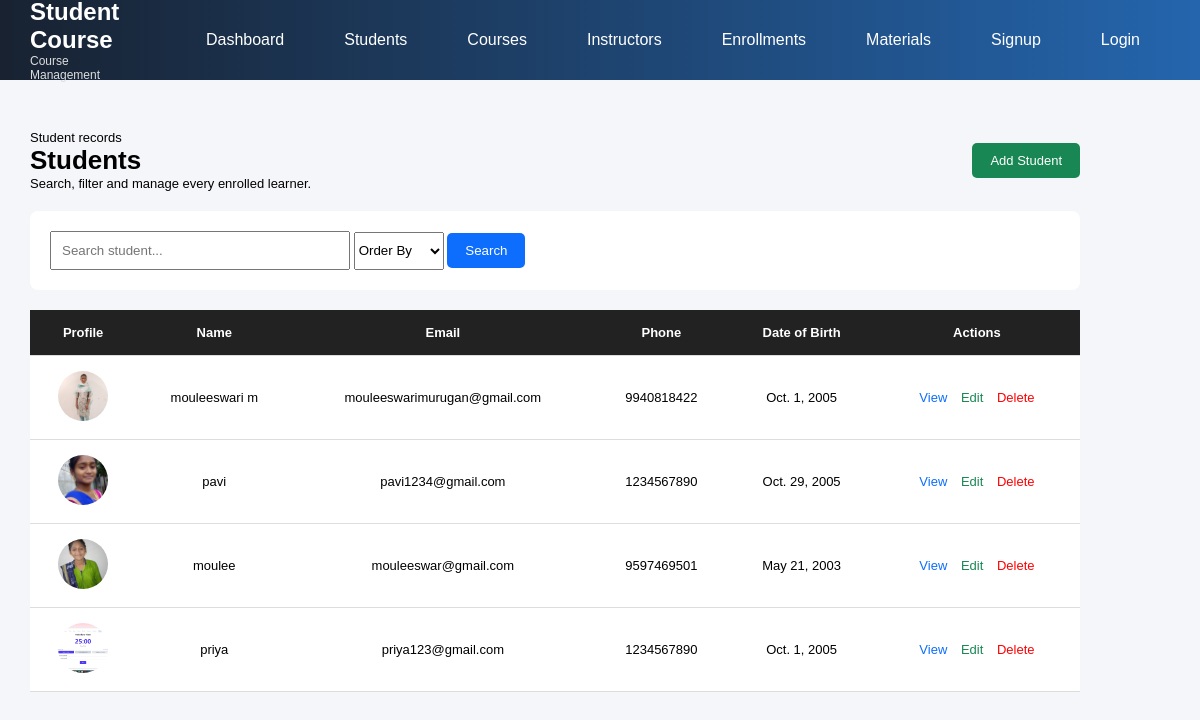
Screenshot of /myapp/student/ with the database file from the repository.
### myapp/models.py (models this page shows, shortened)
class Student(models.Model):
    name=models.CharField(max_length=30)
    email=models.EmailField()
    phone=models.CharField(max_length=10)
    date_of_birth=models.DateField()
    profile_image = models.ImageField(upload_to="images/")
    resume=models.FileField(upload_to="file/")

### myapp/views.py (the view)
# urls.py: path('student/', views.student_list, name='student_list'),
def student_list(request):
    search = request.GET.get("search")
    order = request.GET.get("order")
    students = Student.objects.all()
    if search:
        students = Student.objects.filter(
            Q(name__icontains=search) |
            Q(email__icontains=search)
        )
    if order == "asc":
        students = students.order_by("name")
    elif order == "desc":
        students = students.order_by("-name")
    return render(request, "stu_list.html", {
        "students": students
    })

### myapp/templates/stu_list.html (shortened to what this page needs)
<!DOCTYPE html>
<html lang="en">
<head>
</head>
<body>
 {% include 'base.html'%}
    <div class="container">
        <div class="header">
            <div>
                <p>Student records</p>
                <h1>Students</h1>
                <p>Search, filter and manage every enrolled learner.</p>
            </div>
            <a href="http://127.0.0.1:8000/myapp/student/add/" class="add-btn">Add Student
            </a>
        </div>
        <div class="search-box">
            <form method="GET">
                <input type="text" name="search" placeholder="Search student...">
                <select class="sel" name="order">
                <option value="">Order By</option>
                </select>
                <button type="submit">Search</button>
            </form>
        </div>
        <table>
            <thead>
                <tr>
                    <th>Profile</th>
                    <th>Name</th>
                    <th>Email</th>
                    <th>Phone</th>
                    <th>Date of Birth</th>
                    <th>Actions</th>
                </tr>
            </thead>
            <tbody>
                {% for student in students %}
                <tr>
                    <td>
                        {% if student.profile_image %}
                            <img
                                src="{{ student.profile_image.url }}"
                                class="profile"
                            >
                        {% else %}
                            No Image
                        {% endif %}
                    </td>
                    <td> {{ student.name }}</td>
                    <td> {{ student.email }} </td>
                    <td> {{ student.phone }}</td>
                    <td>{{ student.date_of_birth }}</td>
                <td class="actions">
                        <a
                            href="{% url 'student_detail' student.id %}"
                            class="view"> View
                        </a>
                        <a
                            href="{% url 'student_update' student.id %}"
                            class="edit"> Edit
                        </a>
                        <a
                            href="{% url 'student_delete' student.id %}"
                            class="delete">Delete
                        </a>
                    </td>
                </tr>
                {% empty %}
                <tr>
                    <td colspan="6">
                        No students found
                    </td>
                </tr>
                {% endfor %}
            </tbody>
        </table>
    </div>
</body>
</html>

### myapp/templates/base.html (shortened to what this page needs)
<!DOCTYPE html>
<html lang="en">
<head>
</head>
<body>
    <div class="navbar">
    <div class="logo">
        <h2>Student Course</h2>
        <p>Course Management</p>
    </div>
    <div class="menu">
        <a href="http://127.0.0.1:8000/myapp/dashboard/"> Dashboard</a><br>
        <a href="http://127.0.0.1:8000/myapp/student/">Students</a><br>
        <a href="http://127.0.0.1:8000/myapp/course/">Courses</a><br>
        <a href="http://127.0.0.1:8000/myapp/instructor/">Instructors</a><br>
        <a href="http://127.0.0.1:8000/myapp/enrollment/">Enrollments</a><br>
        <a href="http://127.0.0.1:8000/myapp/material/">Materials</a><br>
        <a href="http://127.0.0.1:8000/myapp/signup/">Signup</a><br>
        <a href="http://127.0.0.1:8000/myapp/login/">Login</a><br>
    </div>
</div>
</body>
</html>

### myapp/templates/stu_list.html (style rules this page uses)
body { margin: 0; font-family: Arial, sans-serif; background-color: #f5f6fa; font-size: small; }
.container { width: 90%; margin: 30px auto; padding-left: 30px; padding-top: 20px; margin-right: 180px; }
.header { display: flex; justify-content: space-between; align-items: center; }
.add-btn { background-color: #198754; color: white; padding: 10px 18px; text-decoration: none; border-radius: 5px; }
.search-box { background: white; padding: 20px; margin: 20px 0; border-radius: 8px; }
.search-box input { padding: 10px; width: 300px; }
.search-box .sel { width: 90px; height: 38px; }
.search-box button { padding: 10px 18px; background-color: #0d6efd; color: white; border: none; border-radius: 5px; }
table { width: 100%; background-color: white; border-collapse: collapse; }
th, td { padding: 15px; text-align: center; border-bottom: 1px solid #ddd; }
th { background-color: #222; color: white; }
.profile { width: 50px; height: 50px; border-radius: 50%; object-fit: cover; }
.view { color: #0d6efd; }
.edit { color: #198754; }
.delete { color: red; }
.actions a { margin: 5px; text-decoration: none; }

### myapp/templates/base.html (style rules this page uses)
* { margin: 0; padding: 0; box-sizing: border-box; }
body { font-family: Arial, sans-serif; }
.navbar { width: 100%; height: 80px; background: linear-gradient(to right, #182231, #2465ad); display: flex; align-items: center; padding: 0 30px; }
.logo { color: white; margin-right: 50px; }
.logo h2 { font-size: 24px; }
.logo p { font-size: 12px; color: #ddd; }
.menu { display: flex; gap: 10px; }
.menu a { color: white; text-decoration: none; padding: 15px 20px; font-size: 16px; }

### rows the page displays
Student: profile_image (picture), name "mouleeswari m", email "mouleeswarimurugan@gmail.com", phone "9940818422", date_of_birth "Oct. 1, 2005"
Student: profile_image (picture), name "pavi", email "pavi1234@gmail.com", phone "1234567890", date_of_birth "Oct. 29, 2005"
Student: profile_image (picture), name "moulee", email "mouleeswar@gmail.com", phone "9597469501", date_of_birth "May 21, 2003"
Student: profile_image (picture), name "priya", email "priya123@gmail.com", phone "1234567890", date_of_birth "Oct. 1, 2005"
